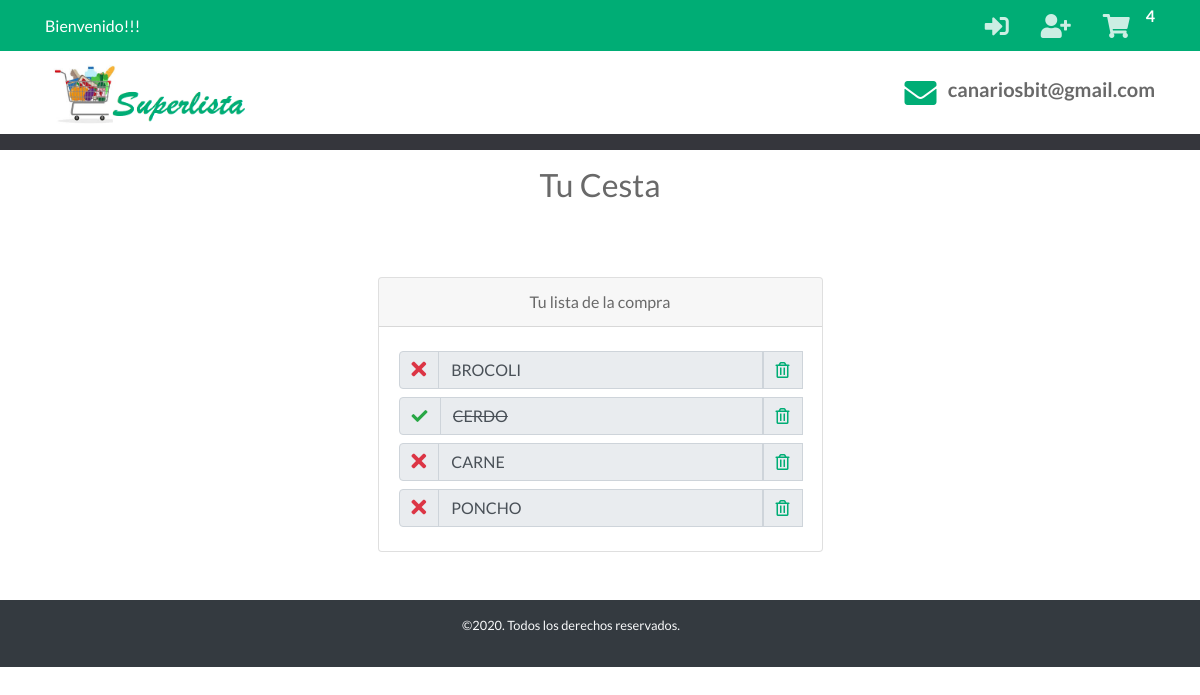
/cart, run on an earlier commit of the app's database.
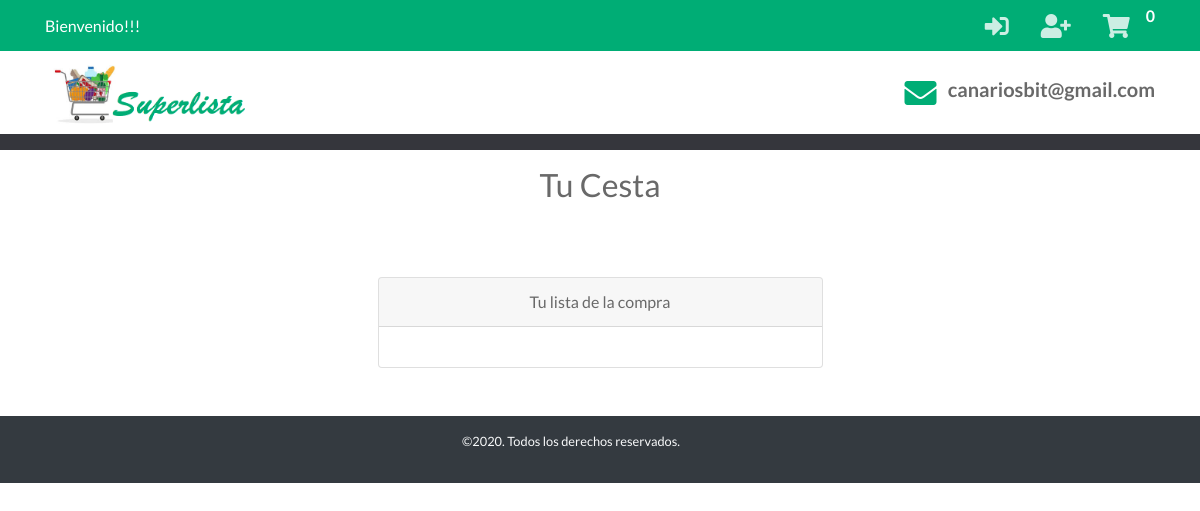
And on a later commit of the database.
### tables this page shows
CREATE TABLE "Cesta" (
	"Id"	INTEGER NOT NULL PRIMARY KEY AUTOINCREMENT UNIQUE,
	"Id_Usuario"	INTEGER NOT NULL,
	"Item"	INTEGER NOT NULL,
	"Tachar"	INTEGER
);

### app.py (the view)
@app.route('/cart')  # Ruta Mi Cesta
def cart():
    cantCarrito()
    if 'nombre' in session:
        items = getAllCesta()
        g.db.close()
        return render_template('carrito.html', items=items)
    else:
        items = getAllCesta()
        g.db.close()
        return render_template('carrito_home.html', items=items)

### app.py (called while the page is built)
def get_db():
    db = getattr(g, '_database', None)
    if db is None:
        db = g._database = sqlite3.connect('database1.db')
    return db

@app.teardown_appcontext
def close_connection(exception):
    db = getattr(g, '_database', None)
    if db is not None:
        db.close()

def conectar_db():
    return sqlite3.connect('database1.db')

def getAllCesta():
    if 'nombre' in session:
        id = session['id']
    else:
        id = -1
    g.db = conectar_db()
    consulta = 'SELECT * FROM Cesta WHERE (Id_usuario = ?)'
    cur = g.db.execute(consulta, [id])
    items = [dict(Id=row[0], Id_Usuario=row[1], Item_nombre=row[2], Tachar=row[3])
             for row in cur.fetchall()]
    g.db.close()
    return items

def cantCarrito():
    if 'nombre' in session:
        id_usuario = session['id']
    else:
        id_usuario = -1
    db = get_db()
    while not(db):
        db = get_db()
    cur = db.cursor()
    find_prod = (
        "SELECT COUNT(Id) FROM Cesta WHERE Id_Usuario = ?")
    cur.execute(find_prod, [(id_usuario)])
    resultado = cur.fetchone()
    session['carrito'] = resultado[0]
    print(resultado)
    print(session['carrito'])
    return session['carrito']

### templates/carrito_home.html (shortened to what the changed rows need)
<!doctype html>
<html lang="en">
<head>
    <link rel="stylesheet" href="{{ url_for('static', filename='css/bootstrap.min.css') }}">
    <link rel="stylesheet" href="{{ url_for('static', filename='css/all.css') }}">
    <link rel="stylesheet" href="{{ url_for('static', filename='css/swiper.min.css') }}">
    <link rel="stylesheet" href="{{ url_for('static', filename='css/venobox.css') }}">
    <link rel="stylesheet" href="{{ url_for('static', filename='css/jarallax.css') }}">
    <link rel="stylesheet" href="{{ url_for('static', filename='js/pickadate.js/themes/default.css') }}">
    <link rel="stylesheet" href="{{ url_for('static', filename='js/pickadate.js/themes/default.date.css') }}">
    <link rel="stylesheet" href="{{ url_for('static', filename='js/pickadate.js/themes/default.time.css') }}">
    <link rel="stylesheet" href="{{ url_for('static', filename='css/estilos.css') }}">
    <link rel="stylesheet" href="{{url_for('static', filename='css/main.css')}}">
</head>
<body>
    <section id="barra-contacto" class="bg-primary text-white py-3 py-lg-1 text-center">
        <div class="container">
            <div class="row justify-content-sm-between align-items-sm-center">
                <div class="col-12 col-sm-auto">
                    <ul class="redes-sociales list-unstyled d-inline-flex mb-0">
                        <span id="cantidad"> <strong>{{ session['carrito'] }}</strong></span>
                    </ul>
                </div>
            </div>
        </div>
    </section>
<section>
        <div class="container">
            <div class="row justify-content-center">
                <div class="col-5 py-5 text-center">
                    <div class="card">
                        <div class="card-body ">
                            {%for item in items %}
                                <div class="input-group py-1">
                                    <div class="input-group-prepend">
                                        <div class="input-group-text">
                                            <a href="/adquirido/{{item.Id}}"><i class="{% if item.Tachar %} text-success fas fa-check {% else %} fa-lg text-danger fas fa-times  {% endif %} "></i></a>
                                        </div>
                                    </div>
                                    <input type="text" readonly="true" color="blue" class="form-control {% if item.Tachar %} tachar {% endif %}" value="{{item.Item_nombre}}">
                                    <div class="input-group-prepend">
                                        <div class="input-group-text">
                                            <a href="/DeleteArtCesta/{{item.Id}}"><i class="far fa-trash-alt text-primary"></i></a>
                                        </div>
                                    </div>
                                </div>
                        {%endfor%}
                    </div>
                </div>
            </div>
        </div>
    </div>
</section>
</body>
</html>

What changed in the data, as far as the page shows it:
removed Cesta: Item_nombre "BROCOLI"
removed Cesta: Tachar 1 (drawn), Item_nombre "CERDO"
removed Cesta: Item_nombre "CARNE"
removed Cesta: Tachar 0 (drawn), Item_nombre "PONCHO"
Also different on the page:
{{ session['carrito'] }}: "4" → "0"
